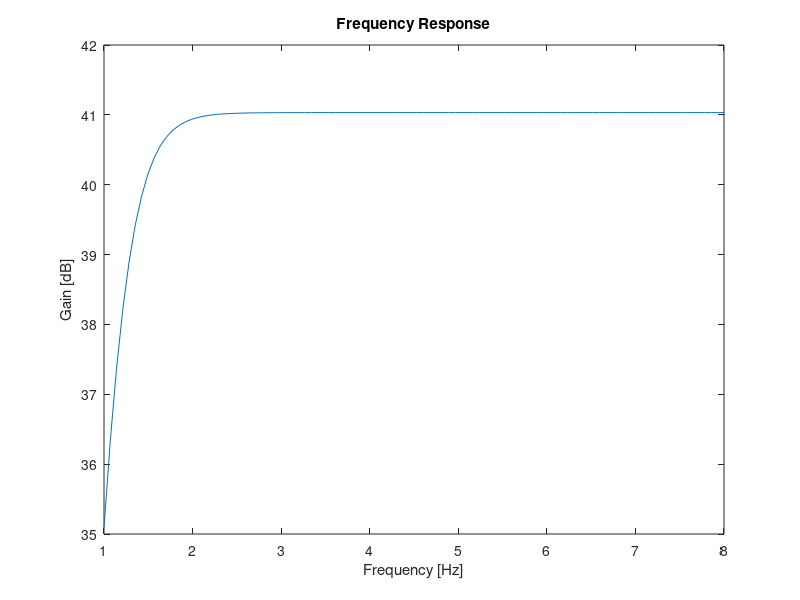

The MATLAB source for this figure: (Note: this script raises an error after producing the figure.)
VT=25e-3
BFN=178.7
VAFN=69.7
RE=200
RC=1100
R1=55000
R2=10000
VBEON=0.7
VCC=12
Rin=100
Ci=0.1e-3
Cb=2.8e-3




Req=1/(1/R1+1/R2)
VEQ=R2/(R1+R2)*VCC
IB1=(VEQ-VBEON)/(Req+(1+BFN)*RE)
IC1=BFN*IB1
IE1=(1+BFN)*IB1
VE1=RE*IE1
VO1=VCC-RC*IC1
VCE=VO1-VE1


gm1=IC1/VT
rpi1=BFN/gm1
ro1=VAFN/IC1

RSB=Req*Rin/(Req+Rin)

AV1 = RSB/Rin * RC*(RE-gm1*rpi1*ro1)/((ro1+RC+RE)*(RSB+rpi1+RE)+gm1*RE*ro1*rpi1 - RE^2)
AVI_DB = 20*log10(abs(AV1))
AV1simple = Req/(Req+Rin) * gm1*RC/(1+gm1*RE)
AVIsimple_DB = 20*log10(abs(AV1simple))

RE=0

ZI1s= 1/((1/Req)+(1/rpi1))
ZO1s= 1/(1/ro1+1/RC)

AV1 = gm1*ZO1s*(ZI1s/(ZI1s+Rin))
AVI_DB = 20*log10(abs(AV1))
AV1simple =  - RSB/Rin * gm1*RC/(1+gm1*RE)
AVIsimple_DB = 20*log10(abs(AV1simple))

RE=73.8
ZI1= 1/(1/Req+1/(((ro1+RC+RE)*(rpi1+RE)+gm1*RE*ro1*rpi1 - RE^2)/(ro1+RC+RE)))
ZX = ro1*((RSB+rpi1)*RE/(RSB+rpi1+RE))/(1/(1/ro1+1/(rpi1+RSB)+1/RE+gm1*rpi1/(rpi1+RSB)))
ZX = ro1*(   1/RE+1/(rpi1+RSB)+1/ro1+gm1*rpi1/(rpi1+RSB)  )/(   1/RE+1/(rpi1+RSB) ) 
ZO1 = 1/(1/ZX+1/RC)


%ouput stage
BFP = 227.3
VAFP = 37.2
Rout = 220
VEBON = 0.7
Co=1.52e-3
RL=8

VI2 = VO1
IE2 = (VCC-VEBON-VI2)/Rout
IC2 = BFP/(BFP+1)*IE2
IB2=IE2-IC2
VO2 = VCC - Rout*IE2

gm2 = IC2/VT
go2 = IC2/VAFP
gpi2 = gm2/BFP
ge2 = 1/Rout

AV2 = gm2/(gm2+gpi2+go2+ge2)
AVDB2 = 20*log10(abs(AV2))
ZI2 = (gm2+gpi2+go2+ge2)/gpi2/(gpi2+go2+ge2)
ZO2 = 1/(gm2+gpi2+go2+ge2)


%total
gB = 1/(1/gpi2+ZO1)
AV = (gB+gm2/gpi2*gB)/(gB+ge2+go2+gm2/gpi2*gB)*AV1
AV_DB = 20*log10(abs(AV))
ZI=ZI1
ZO=1/(go2+gm2/gpi2*gB+ge2+gB)

freq=logspace(1,8,100);

w = 2*pi*freq;

G=1:length(freq)

for k=1:length(freq)

ZCi(k) = 1/(j*w(k)*Ci);
ZCb(k) = 1/(j*w(k)*Cb);
ZCo(k) = 1/(j*w(k)*Co);

Zin(k) = ZCi(k) + Rin;
ZB(k) = 1/((1/R1)+(1/R2));
Zbyp(k) = 1/((1/RE)+(1/ZCb(k)));

gpi1=1/rpi1
Yin(k) = 1/Zin(k);
YB(k) = 1/ZB(k);
Ybyp(k) = 1/Zbyp(k);
go1 = 1/ro1
gc = 1/RC
gout = 1/Rout
gE = 1/RE 

A = [0 , 0 , -gpi2-gm2 , gout+gpi2+gm2+go2+(1/(ZCo(k))) , -1/(ZCo(k)) , 0 ; gm1 , -gm1 , go1+gc+gpi2 , -go1-gpi2 , 0 , 0 ; -gpi1-gm1 , gE+gpi1+gm1+go1+(1/(ZCb(k))) , -go1 , 0 , 0 , 0 ; (1/(ZCi(k)))+gpi1 , -gpi1 , 0 , 0 , 0 , -1/(ZCi(k)) ; -1/(ZCi(k)) , 0 , 0 , 0 , 0 , (1/Rin)+(1/(ZCi(k))) ; 0 , 0 , 0 , -1/(ZCo(k)) , (1/(ZCo(k))) + (1/RL) , 0];

B = [0 ; 0 ; 0 ; 0 ; 0.01/Rin ; 0];

X = inv(A);

S = (inv(A)) * B;

G(k)=S(5)/S(6);

endfor

Gdb = 20*log10(abs(G));

%Gain = max(abs(G))
%Gaindb = max(Gdb)
%y1=(max(Gdb))-3
%LowerCutoffFrequency=interp1(Gdb,freq,y1)

f1=figure()
plot(log10(freq),Gdb)
xlabel("Frequency [Hz]")
ylabel("Gain [dB]")
title("Frequency Response")
print(f1,"freqresponse.eps","-depsc")


fp = fopen('../doc/TA1.tex',"w");
fprintf(fp,"|VT| & %f \\\\ \\hline\n|beta| & %f \\\\ \\hline\n|VA| & %f \\\\ \\hline\n|VBEON| & %f \\\\ \\hline\n|Vcc| & %f \\\\ \\hline\n|Req| & %f \\\\ \\hline\n|Veq| & %f \\\\ \\hline\n|IB1| & %f \\\\ \\hline\n|IC1| & %f \\\\ \\hline\n|IE1| & %f \\\\ \\hline\n |$V_{emit}$| & %f \\\\ \\hline\n|$V_{coll}$| & %f  \\\\ \\hline\n|VCE| & %f \\\\ \\hline|$V_{base}$| & %f  \\\\ \\hline" , VT,BFN,VAFN,VBEON,VCC,Req,VEQ,IB1,IC1,IE1,VE1,VO1,VCE,(VBEON+VE1));
fclose(fp);

fp = fopen('../doc/TA2.tex',"w");
fprintf(fp,"|gm1| & %f \\\\ \\hline\n|ro1| & %f \\\\ \\hline\n|rpi| & %f \\\\ \\hline",gm1,ro1,rpi1);
fclose(fp);


fp = fopen('../doc/TA3.tex',"w");
fprintf(fp,"|Input impedance| & %f \\\\ \\hline\n|Output impedance| & %f \\\\ \\hline\n|Gain| & %f \\\\ \\hline\n|Gain(dB)| & %f \\\\ \\hline",ZI1s,ZO1s,AV1,AVI_DB);
fclose(fp);


fp = fopen('../doc/TA4.tex',"w");
fprintf(fp,"|VO2| & %f \\\\ \\hline\n|$V_{coll}$| & %f \\\\ \\hline\n|VA| & %f \\\\ \\hline\n|$V_{emit}$| & %f \\\\ \\hline\n|Vcc| & %f \\\\ \\hline\n|IB2| & %f \\\\ \\hline\n|IC2| & %f \\\\ \\hline\n|IE2| & %f \\\\ \\hline",VO2,VO1,VO2,VCC,IB2,IC2,IE2);
fclose(fp);

fp = fopen('../doc/TA5.tex',"w");
fprintf(fp,"|gm2| & %f \\\\ \\hline\n|go2| & %f \\\\ \\hline\n|gpi2| & %f \\\\ \\hline\n|ge2| & %f \\\\ \\hline\n|Input Impedance| & %f \\\\ \\hline\n|Output Impedance| & %f \\\\ \\hline\n|Gain| & %f \\\\ \\hline\n|Gain(dB)| & %f \\\\ \\hline",gm2,go2,gpi2,ge2,ZI2,ZO2,AV2,AVDB2);
fclose(fp);




